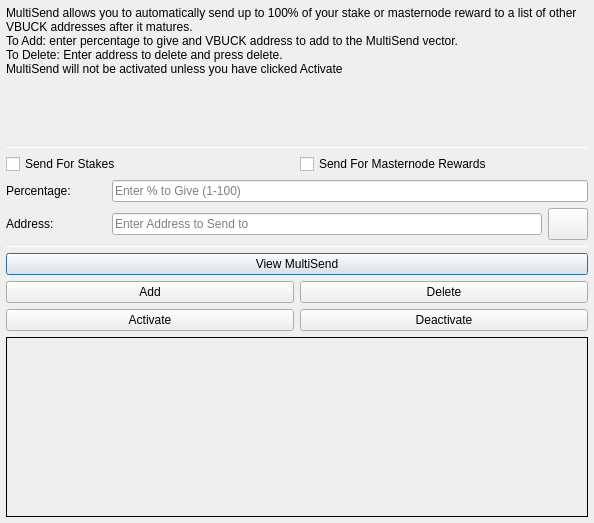
<?xml version="1.0" encoding="UTF-8"?>
<ui version="4.0">
 <class>MultiSendDialog</class>
 <widget class="QDialog" name="MultiSendDialog">
  <property name="windowModality">
   <enum>Qt::NonModal</enum>
  </property>
  <property name="geometry">
   <rect>
    <x>0</x>
    <y>0</y>
    <width>594</width>
    <height>523</height>
   </rect>
  </property>
  <property name="windowTitle">
   <string>MultiSend</string>
  </property>
  <layout class="QVBoxLayout" name="verticalLayout" stretch="0">
   <property name="leftMargin">
    <number>6</number>
   </property>
   <property name="topMargin">
    <number>6</number>
   </property>
   <property name="rightMargin">
    <number>6</number>
   </property>
   <property name="bottomMargin">
    <number>6</number>
   </property>
   <item>
    <layout class="QVBoxLayout" name="verticalLayout_Main" stretch="1,1,1,1,1,1">
     <item>
      <widget class="QLabel" name="label_2">
       <property name="lineWidth">
        <number>1</number>
       </property>
       <property name="text">
        <string>MultiSend allows you to automatically send up to 100% of your stake or masternode reward to a list of other VBUCK addresses after it matures.
To Add: enter percentage to give and VBUCK address to add to the MultiSend vector.
To Delete: Enter address to delete and press delete.
MultiSend will not be activated unless you have clicked Activate</string>
       </property>
       <property name="alignment">
        <set>Qt::AlignLeading|Qt::AlignLeft|Qt::AlignTop</set>
       </property>
       <property name="wordWrap">
        <bool>true</bool>
       </property>
      </widget>
     </item>
     <item>
      <widget class="Line" name="line">
       <property name="minimumSize">
        <size>
         <width>0</width>
         <height>1</height>
        </size>
       </property>
       <property name="maximumSize">
        <size>
         <width>16777215</width>
         <height>1</height>
        </size>
       </property>
       <property name="orientation">
        <enum>Qt::Horizontal</enum>
       </property>
      </widget>
     </item>
     <item>
      <layout class="QVBoxLayout" name="verticalLayout_Settings">
       <item>
        <layout class="QHBoxLayout" name="horizontalLayout">
         <item>
          <widget class="QCheckBox" name="multiSendStakeCheckBox">
           <property name="text">
            <string>Send For Stakes</string>
           </property>
          </widget>
         </item>
         <item>
          <widget class="QCheckBox" name="multiSendMasternodeCheckBox">
           <property name="text">
            <string>Send For Masternode Rewards</string>
           </property>
          </widget>
         </item>
        </layout>
       </item>
       <item>
        <layout class="QHBoxLayout" name="horizontalLayout_6">
         <item>
          <widget class="QLabel" name="label">
           <property name="minimumSize">
            <size>
             <width>100</width>
             <height>0</height>
            </size>
           </property>
           <property name="toolTip">
            <string>Percentage of stake to send</string>
           </property>
           <property name="text">
            <string>Percentage:</string>
           </property>
          </widget>
         </item>
         <item>
          <widget class="QLineEdit" name="multiSendPercentEdit">
           <property name="toolTip">
            <string>Enter whole numbers 1 - 100</string>
           </property>
           <property name="placeholderText">
            <string>Enter % to Give (1-100)</string>
           </property>
          </widget>
         </item>
        </layout>
       </item>
       <item>
        <layout class="QHBoxLayout" name="horizontalLayout_7">
         <item>
          <widget class="QLabel" name="label_5">
           <property name="minimumSize">
            <size>
             <width>100</width>
             <height>0</height>
            </size>
           </property>
           <property name="toolTip">
            <string>Address to send portion of stake to</string>
           </property>
           <property name="text">
            <string>Address:</string>
           </property>
          </widget>
         </item>
         <item>
          <widget class="QLineEdit" name="multiSendAddressEdit">
           <property name="toolTip">
            <string/>
           </property>
           <property name="placeholderText">
            <string>Enter Address to Send to</string>
           </property>
          </widget>
         </item>
         <item>
          <widget class="QPushButton" name="addressBookButton">
           <property name="maximumSize">
            <size>
             <width>16777215</width>
             <height>32</height>
            </size>
           </property>
           <property name="toolTip">
            <string>Choose an address from the address book</string>
           </property>
           <property name="text">
            <string/>
           </property>
           <property name="icon">
            <iconset resource="../vbuck.qrc">
             <normaloff>:/icons/address-book</normaloff>:/icons/address-book</iconset>
           </property>
           <property name="shortcut">
            <string>Alt+A</string>
           </property>
           <property name="autoDefault">
            <bool>false</bool>
           </property>
          </widget>
         </item>
        </layout>
       </item>
      </layout>
     </item>
     <item>
      <widget class="Line" name="line_2">
       <property name="minimumSize">
        <size>
         <width>0</width>
         <height>1</height>
        </size>
       </property>
       <property name="maximumSize">
        <size>
         <width>16777215</width>
         <height>1</height>
        </size>
       </property>
       <property name="orientation">
        <enum>Qt::Horizontal</enum>
       </property>
      </widget>
     </item>
     <item>
      <layout class="QVBoxLayout" name="verticalLayout_Buttons">
       <item>
        <layout class="QHBoxLayout" name="horizontalLayout_4">
         <item>
          <widget class="QPushButton" name="viewButton">
           <property name="toolTip">
            <string/>
           </property>
           <property name="statusTip">
            <string>View MultiSend Vector</string>
           </property>
           <property name="text">
            <string>View MultiSend</string>
           </property>
          </widget>
         </item>
        </layout>
       </item>
       <item>
        <layout class="QHBoxLayout" name="horizontalLayout_2">
         <item>
          <widget class="QPushButton" name="addButton">
           <property name="toolTip">
            <string/>
           </property>
           <property name="statusTip">
            <string>Add to MultiSend Vector</string>
           </property>
           <property name="text">
            <string>Add</string>
           </property>
          </widget>
         </item>
         <item>
          <widget class="QPushButton" name="deleteButton">
           <property name="toolTip">
            <string/>
           </property>
           <property name="statusTip">
            <string>Delete Address From MultiSend Vector</string>
           </property>
           <property name="text">
            <string>Delete</string>
           </property>
          </widget>
         </item>
        </layout>
       </item>
       <item>
        <layout class="QHBoxLayout" name="horizontalLayout_5">
         <item>
          <widget class="QPushButton" name="activateButton">
           <property name="statusTip">
            <string>Activate MultiSend</string>
           </property>
           <property name="text">
            <string>Activate</string>
           </property>
          </widget>
         </item>
         <item>
          <widget class="QPushButton" name="disableButton">
           <property name="statusTip">
            <string>Deactivate MultiSend</string>
           </property>
           <property name="text">
            <string>Deactivate</string>
           </property>
          </widget>
         </item>
        </layout>
       </item>
      </layout>
     </item>
     <item>
      <widget class="QLabel" name="message">
       <property name="minimumSize">
        <size>
         <width>0</width>
         <height>180</height>
        </size>
       </property>
       <property name="frameShape">
        <enum>QFrame::Panel</enum>
       </property>
       <property name="frameShadow">
        <enum>QFrame::Plain</enum>
       </property>
       <property name="lineWidth">
        <number>1</number>
       </property>
       <property name="midLineWidth">
        <number>1</number>
       </property>
       <property name="text">
        <string/>
       </property>
       <property name="alignment">
        <set>Qt::AlignLeading|Qt::AlignLeft|Qt::AlignTop</set>
       </property>
       <property name="wordWrap">
        <bool>true</bool>
       </property>
      </widget>
     </item>
    </layout>
   </item>
  </layout>
 </widget>
 <resources>
  <include location="../vbuck.qrc"/>
 </resources>
 <connections/>
</ui>
